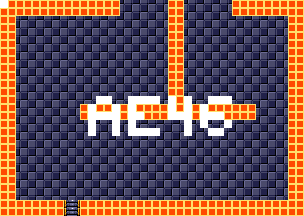

A level layout from a 2D game, rendered from its tile map. Below: a short description, then the map file with tile-grid data replaced by summaries:
An orthogonal 38x27 tile map with 8x8 px tiles, 4 tile layers (background, foreground, room numbers, Objects), 15 tilesets.

<map version="1.5" tiledversion="1.7.1" orientation="orthogonal" renderorder="right-down" width="38" height="27" tilewidth="8" tileheight="8" infinite="0" nextlayerid="11" nextobjectid="1">
 <tileset firstgid="1" source="tilesheets/tsKarniMata.tsx" />
 <tileset firstgid="1025" source="tilesheets/tsVoodooWasp.tsx" />
 <tileset firstgid="2049" source="tilesheets/tsBurial.tsx" />
 <tileset firstgid="3073" source="tilesheets/tsBlueTemple.tsx" />
 <tileset firstgid="4097" source="tilesheets/tsGoddess.tsx" />
 <tileset firstgid="5121" source="tilesheets/tsKonark.tsx" />
 <tileset firstgid="6145" name="sEnemies" tilewidth="8" tileheight="8" tilecount="1024" columns="32">
  <image source="../grapx/tilesheets/sObjects.bmp" trans="ff94ff" width="256" height="256" />
 </tileset>
 <tileset firstgid="7169" source="tilesheets/tsIceTemple.tsx" />
 <tileset firstgid="8193" source="tilesheets/tsLavaArea.tsx" />
 <tileset firstgid="9217" source="tilesheets/tsBossArea.tsx" />
 <tileset firstgid="10241" source="tilesheets/tsPegu.tsx" />
 <tileset firstgid="11265" source="tilesheets/sTiwanakuTemple.tsx" />
 <tileset firstgid="12289" source="tilesheets/sIndraTemple.tsx" />
 <tileset firstgid="13313" source="tilesheets/sTeleport.tsx" />
 <tileset firstgid="14337" source="tilesheets/sObjects.tsx" />
 <layer id="2" name="background" width="38" height="27">
  <data>[1026 cells, 1026 non-empty, 2 distinct tile ids]</data>
 </layer>
 <layer id="1" name="foreground" width="38" height="27">
  <data>[1026 cells, 286 non-empty, 3 distinct tile ids]</data>
 </layer>
 <layer id="7" name="room numbers" width="38" height="27">
  <data>[1026 cells, 45 non-empty, 1 distinct tile ids]</data>
 </layer>
 <layer id="10" name="Objects" width="38" height="27">
  <data>[1026 cells, 0 non-empty, 0 distinct tile ids]</data>
 </layer>
</map>
